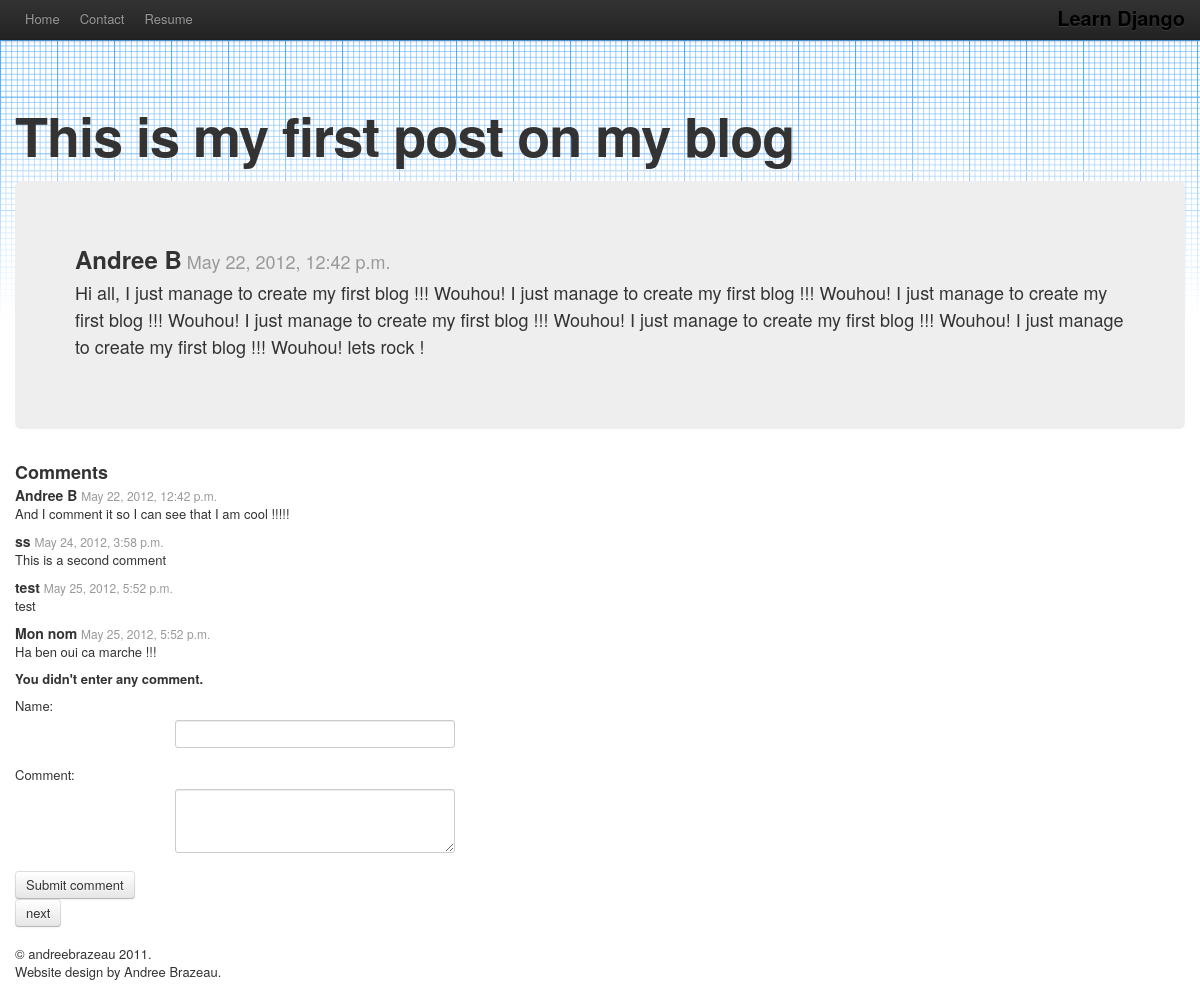
Page /blog/1/ on the committed database.
### blog/models.py (models this page shows, shortened)
class BlogPost(models.Model):
    title = models.CharField (max_length = 256)
    author = models.CharField (max_length = 256)
    body = models.TextField()
    created = models.DateTimeField(auto_now_add=True)
    def next_post(self):
        nextEntries = BlogPost.objects.filter(id__gt=self.id)
        if (len(nextEntries)>0):
            return nextEntries[0].id
        else:
            return None
    def previous_post(self):
        previousEntries = BlogPost.objects.filter(id__lt=self.id).order_by('-id')
        if (len(previousEntries)>0):
            return previousEntries[0].id
        else:
            return None

class Comment (models.Model):
    crated = models.DateTimeField(auto_now_add=True)
    author = models.CharField ('Name',max_length = 256)
    body = models.TextField('Comment')
    post = models.ForeignKey(BlogPost)

### blog/views.py (the view, shortened to what this page needs)
# urls.py: url(r'^blog/(?P<blog_id>\d+)/$', 'blog.views.blog'),
def blog(request, blog_id):
    p = get_object_or_404(BlogPost, pk=blog_id)
    name = request.POST.get('name', None)
    comment = request.POST.get('comment', None)
    if (name == None or comment == None) :
        return render_to_response('blog_post.html', {
            'blog':p,
            'error_message': "You didn't enter any comment.",
            'blogClass' : 'active',
            }, context_instance = RequestContext(request))

### templates/blog_post.html (shortened to what this page needs)
{% extends "base.html" %}
{% block content %}
	<div class="page-header jumbotron subhead">
		<h1 class = "subhead">{{ blog.title }}</h1>
	</div>
	<div class= "hero-unit">
		<h2>{{blog.author}}<small>  {{blog.created}}</small></h2>
		<p>{{ blog.body }}</p>
	</div>
	<div>
		<h3>Comments</h3>
		{% for comment in blog.comment_set.all %}
			<h4>{{comment.author}}  <small>{{comment.crated}}</small></h4>
			<p>{{comment.body}}</p>
		{% endfor %}
	</div>
	{% if error_message %}<p><strong>{{ error_message }}</strong></p>{% endif %}
	<form action="/blog/{{ blog.id }}/" method="post" class ="form-horizontal">
		<fieldset>
			<div class="control-group">
				<label class "control-label" for ="name">Name:</label>
				<div class = "controls">
					<input type="text" class = "input-xlarge" id = "name" name = "name">
				</div>
			</div>
			<div class="control-group">
				<label class "control-label" for = "comment">Comment:</label>
				<div class = "controls">
					<textarea class = "input-xlarge" id = "comment" rows = "3" name = "comment"></textarea>
				</div>
			</div>
			<div class="form-action">
				<button type="submit" class = "btn btn-primery">Submit comment</button>
			</div>
	</form>
	<div class="btn-group">
	{% if blog.next_post != None %}
		<a class="btn" href="/blog/{{ blog.next_post }}/">next</a>
	{% endif %}
	</div>
{% endblock %}

### templates/base.html (shortened to what this page needs)
<!DOCTYPE HTML>
<html lang="en">
<head>
	<link rel="stylesheet" href="/media/static/css/bootstrap.css" />
	<link rel="stylesheet" href="/media/static/css/bootstrap-responsive.css" />
	<link rel="stylesheet" href="/media/static/css/docs.css" />
</head>
<body data-spy="scroll" data-target=".subnav" data-offset="50">
	<div class="navbar navbar-fixed-top">
      <div class="navbar-inner">
        <div class="container">
          <a class="brand" href="./index.html">Learn Django</a>
          <div class="nav-collapse collapse">
            <ul class="nav">
              <li class="{{ aboutMeClass }}">
                <a href="/home">Home</a>
              </li>
			  <li class="{{ contactClass }}">
                <a href="/contact">Contact</a>
              </li>
			  <li class="">
                <a href="/media/static/documents/resume.pdf">Resume</a>
              </li>
            </ul>
          </div>
        </div>
      </div>
    </div>
	<div class = "container">
		<div id='content'>
			{% block content %} {% endblock %}
		</div>
	</div>
	<footer class = "container">
		<p> &copy; andreebrazeau 2011. <br/>Website design by Andree Brazeau. </p>
	</footer>
</body>
</html>

### static/css/docs.css (style rules this page uses)
body { position: relative; padding-top: 90px; background-color: #fff; background-image: url(../images/grid.png); background-repeat: repeat-x; background-position: 0 40px; }
.navbar-fixed-top .brand { padding-right: 0; padding-left: 0; margin-left: 20px; float: right; font-weight: bold; color: #000; text-shadow: 0 1px 0 rgba(255,255,255,.1), 0 0 30px rgba(255,255,255,.125); -webkit-transition: all .2s linear; -moz-transition: all .2s linear; transition: all .2s linear; }
.jumbotron { position: relative; }
.jumbotron h1 { margin-bottom: 9px; font-size: 81px; font-weight: bold; letter-spacing: -1px; line-height: 1; }
.subhead { padding-bottom: 0; margin-bottom: 9px; }
.subhead h1 { font-size: 54px; }

### rows in the picture
BlogPost: title "This is my first post on my blog", author "Andree B", created "May 22, 2012, 12:42 p.m.", body "Hi all, I just manage to create my first blog !!! Wouhou! I just manage to create my first blog !!! Wouhou! I just manage to create my first blog !!! Wouhou! I just manage to create my first blog !!! Wouhou! I just manage to create my first blog !!! Wouhou! I just manage to create my first blog !!! Wouhou! lets rock !"
Comment: author "Andree B", crated "May 22, 2012, 12:42 p.m.", body "And I comment it so I can see that I am cool !!!!!"
Comment: author "ss", crated "May 24, 2012, 3:58 p.m.", body "This is a second comment"
Comment: author "test", crated "May 25, 2012, 5:52 p.m.", body "test"
Comment: author "Mon nom", crated "May 25, 2012, 5:52 p.m.", body "Ha ben oui ca marche !!!"

### other values in the picture
{{ error_message }} "You didn't enter any comment."
